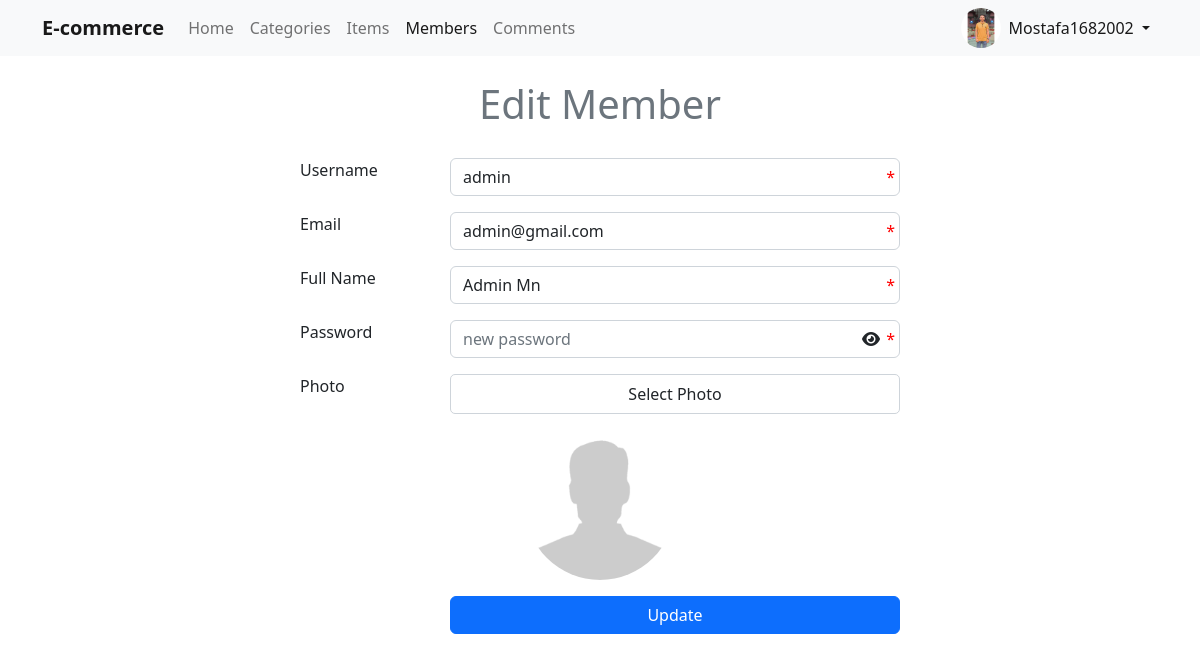
Screenshot of /Members/editeMember.php?id=19&username=admin (signed in) with the database file from the repository.
### tables this page shows
CREATE TABLE `users` (
  `UserID` int(11) NOT NULL,
  `Username` varchar(255) NOT NULL,
  `Password` varchar(255) NOT NULL,
  `Email` varchar(255) NOT NULL,
  `FullName` varchar(255) NOT NULL,
  `admin` int(11) NOT NULL DEFAULT 0,
  `ImgeUser` varchar(255) NOT NULL,
  `Date` date DEFAULT NULL,
  `RegStatus` char(1) NOT NULL DEFAULT '0'
);

### includes/functions/functions.php (called while the page is built, shortened)
<?php
function setActive($name)
{
    global $pagename;
    if (isset($pagename) && $pagename == $name) {
        return "active";
    }
    return false;
}
function user_exist($table, $column1, $input1, $column2, $input2)
{
    global $connection;
    $member = $connection->query("SELECT * FROM `$table` WHERE `$column1`=$input1 AND `$column2`='$input2'");
    if ($member->rowCount() > 0) {
        return true;
    }
    return false;
}

### Members/editeMember.php (the view, shortened to what this page needs)
<?php
$title = 'Edit Member';
$pagename = 'Members';
include_once('../connection.php');
include_once('../includes/functions/functions.php');
include_once('../includes/templates/header.php');
include_once('../includes/templates/navbar.php');
if (isset($_GET['id']) && isset($_GET['username'])) {
    $userID = $_GET['id'];
    $membername = $_GET['username'];
} else {
    header('Location: members.php');
    exit();
}
if (user_exist("users", "UserID", $userID, "Username", $membername)) {
    $userEdit = $member->fetch(PDO::FETCH_ASSOC);
    $oldname = $userEdit['Username'];
    $oldemail = $userEdit['Email'];
    $oldfullname = $userEdit['FullName'];
    $oldimge = $userEdit['ImgeUser'];
} else {
    echo "<div class='container py-5'>
            <div class='alert alert-danger'>Member Is Not Exist</div>
        </div>";
    header('Refresh:3;url=members.php');
    exit();
}
?>
<h1 class="text-center text-secondary mt-4"><?php echo $title ?></h1>
<div class="container">
    <form method="POST" class="formEdit" enctype="multipart/form-data">
        <div class="form-group my-3">
            <label for="username" class="control-label col-sm-2 col-12">Username</label>
            <div class="col-sm-9 col-12 input-required">
                <input type="text" id="username" name="username" value="<?php echo $oldname ?>" class="form-control " autocomplete="off">
            </div>
        </div>
        <div class="form-group my-3">
            <label for="email" class="control-label col-sm-2 col-12">Email</label>
            <div class="col-sm-9 col-12 input-required">
                <input type="email" id="email" name="email" value="<?php echo $oldemail ?>" class="form-control ">
            </div>
        </div>
        <div class="form-group my-3">
            <label for="fullname" class="control-label col-sm-2 col-12">Full Name</label>
            <div class="col-sm-9 col-12 input-required">
                <input type="text" id="fullname" name="fullname" value="<?php echo $oldfullname ?>" class="form-control ">
            </div>
        </div>
        <div class="form-group my-3">
            <label for="password" class="control-label col-sm-2 col-12">Password</label>
            <div class="col-sm-9 col-12 input-required">
                <input type="password" id="password" name="password" class="form-control input-pass" placeholder="new password" autocomplete="new-password">
                <i class="fas fa-eye show-pass"></i>
            </div>
        </div>
        <div class="form-group my-3">
            <label for="userPhoto" class="control-label col-sm-2 col-12">Photo </label>
            <div class="col-sm-9 col-12 file">
                <span class="span-file">Select Photo</span>
            </div>
        </div>
        <img src="../includes/uploads/images_members/<?php echo $oldimge ?>" id="photo" class="photo show" alt="">
        <div class="form-group my-3">
            <div class="col-offset-2 col-sm-9 col-12">
                <input type="submit" value="Update" name="edite" class="btn btn-primary d-block w-100">
            </div>
        </div>
    </form>
</div>
<?php
include_once('../includes/templates/footer.php');
?>

### includes/templates/navbar.php (shortened to what this page needs)
<nav class="navbar navbar-expand-lg navbar-light bg-light">
    <div class="container">
        <a class="navbar-brand fw-bold" href="/Admin/dashboard.php">E-commerce</a>
        <div class="collapse navbar-collapse" id="navbarSupportedContent">
            <ul class="navbar-nav me-auto mb-2 mb-lg-0">
                <li class="nav-item">
                    <a class="nav-link <?php echo setActive('Home') ?>" aria-current="page" href="/Admin/dashboard.php">Home</a>
                </li>
                <li class="nav-item">
                    <a class="nav-link <?php echo setActive('Categories') ?>" aria-current="page" href="/Admin/categories/categories.php">Categories</a>
                </li>
                <li class="nav-item">
                    <a class="nav-link <?php echo setActive('Items') ?>" aria-current="page" href="/Admin/items/items.php">Items</a>
                </li>
                <li class="nav-item">
                    <a class="nav-link <?php echo setActive('Members') ?>" aria-current="page" href="/Admin/Members/members.php">Members</a>
                </li>
                <li class="nav-item">
                    <a class="nav-link <?php echo setActive('Comments') ?>" aria-current="page" href="/Admin/comments/comments.php">Comments</a>
                </li>
            </ul>
            <ul class="navbar-nav ">
                <li class="nav-item dropdown d-flex">
                    <?php
                    $id = $_SESSION['user_id'];
                    $us = $connection->query("SELECT * FROM users WHERE UserID=$id");
                    $us = $us->fetch(PDO::FETCH_ASSOC);
                    $srcImg = $us['ImgeUser'];
                    ?>
                    <img src="/Admin/includes/uploads/images_members/<?php echo $srcImg ?>" alt="" class="img-nav">
                    <a class="nav-link dropdown-toggle active" href="#" id="navbarDropdown" role="button" data-bs-toggle="dropdown" aria-expanded="false">
                        <?php echo $_SESSION['user_name'] ?>
                    </a>
                </li>
            </ul>
        </div>
    </div>
</nav>

### layout/css/front.css (style rules this page uses)
.navbar { position: sticky !important; top: 0; left: 0; right: 0; z-index: 100; }
.loginForm, .formEdit { max-width: 600px; margin: 30px auto; }
.img-nav { width: 40px; height: 40px; border-radius: 50%; }
.form-group { display: flex; justify-content: space-between; flex-wrap: wrap; gap: 10px; }
.file { display: flex; align-items: center; justify-content: center; position: relative; border: 1px solid #ced4da; border-radius: 5px; }
.input-required { position: relative; }
.input-required::after { content: "*"; position: absolute; right: 5px; top: 50%; transform: translateY(-50%); color: red; -webkit-transform: translateY(-50%); -moz-transform: translateY(-50%); -ms-transform: translateY(-50%); -o-transform: translateY(-50%); }
.span-file { position: absolute; z-index: -1; }
.photo { display: none; margin: auto; height: 150px; width: 150px; border-radius: 50%; }
.photo.show { display: block; }
.show-pass { position: absolute; top: 50%; transform: translateY(-50%); right: 20px; cursor: pointer; }

### rows the page displays
users: ImgeUser (picture)
users: username "admin", email "admin@gmail.com", fullname "Admin Mn", ImgeUser (picture)

### other values shown
$_SESSION['user_name'] "Mostafa1682002"
$title "Edit Member"
